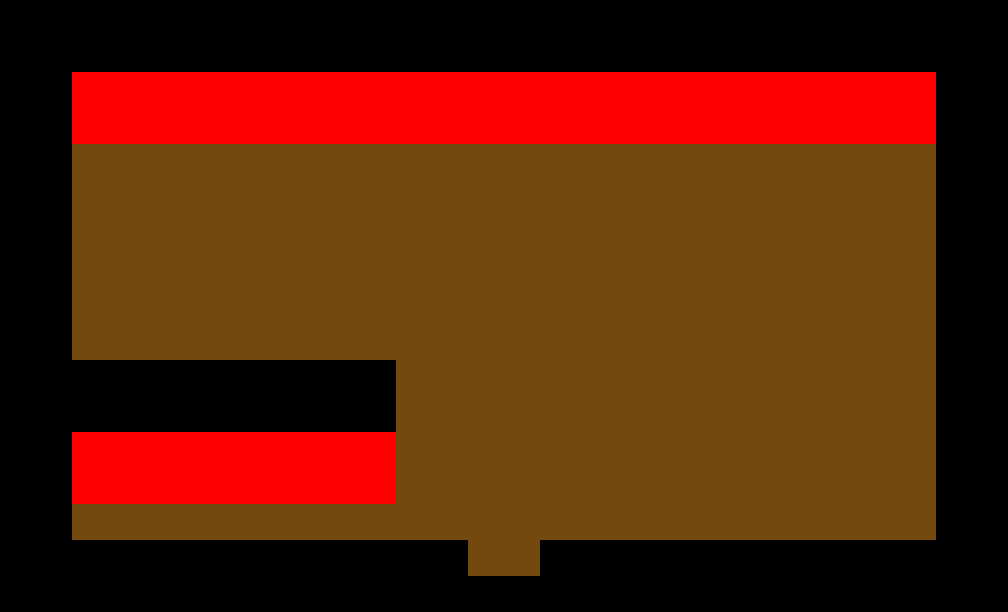

A level layout from a 2D game, rendered from its tile map. Below: a short description, then the map file with tile-grid data replaced by summaries:
An orthogonal 28x17 tile map with 36x36 px tiles, 6 tile layers (Colisions, Behind Player, Copy of Colisions, Coloring, ...).

<map version="1.0" orientation="orthogonal" width="28" height="17" tilewidth="36" tileheight="36">
 <tileset firstgid="1" name="GroundTiles" tilewidth="36" tileheight="36">
  <image source="../../../Images/Tilesets/GroundTiles.png" width="108" height="108" />
 </tileset>
 <layer name="Colisions" width="28" height="17">
  <data>[476 cells, 246 non-empty, 2 distinct tile ids]</data>
 </layer>
 <layer name="Behind Player" width="28" height="17">
  <data>[476 cells, 232 non-empty, 1 distinct tile ids]</data>
 </layer>
 <layer name="Copy of Colisions" width="28" height="17">
  <data>[476 cells, 246 non-empty, 2 distinct tile ids]</data>
 </layer>
 <layer name="Coloring" width="28" height="17">
  <data>[476 cells, 0 non-empty, 0 distinct tile ids]</data>
 </layer>
 <layer name="In Front of Player" width="28" height="17">
  <data>[476 cells, 0 non-empty, 0 distinct tile ids]</data>
 </layer>
 <layer name="Shadows" width="28" height="17">
  <data>[476 cells, 0 non-empty, 0 distinct tile ids]</data>
 </layer>
</map>
